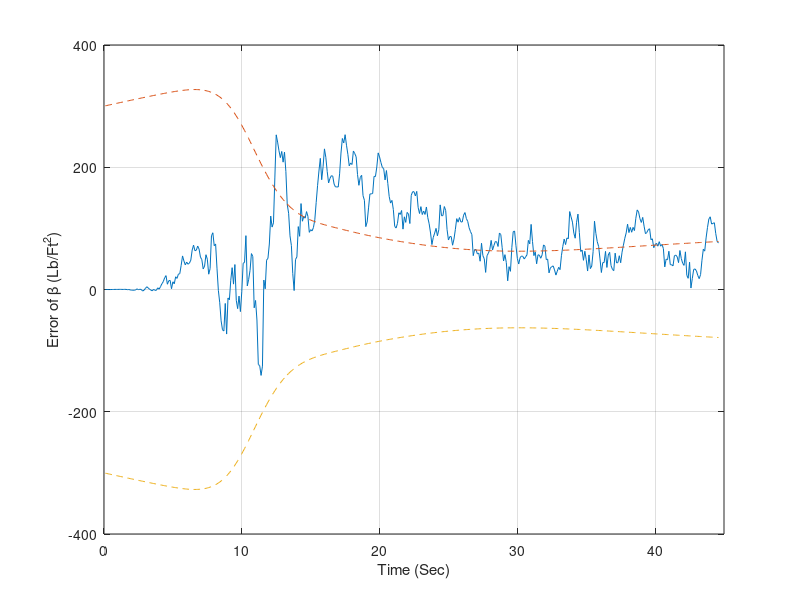

Source code (MATLAB):
X=200000;
XD=-6000;
BETA=500;
XNOM=200000;
XDNOM=-6000;
BETANOM=800;
ORDER=3;
TS=0.1;
TF=30;
Q33=300^2/TF;
T=0;
S=0;
H=0.001;
SIGNOISE=25;
XH(1,1)=X-XNOM;
XH(2,1)=XD-XDNOM;
XH(3,1)=-300;
count=0;
PHI=zeros(ORDER,ORDER);
P=zeros(ORDER,ORDER);
Q=zeros(ORDER,ORDER);
IDNP=zeros(ORDER,ORDER);
IDNP(1,1)=1;
IDNP(2,2)=1;
IDNP(3,3)=1;
P(1,1)=SIGNOISE*SIGNOISE;
P(2,2)=20000;
P(3,3)=300^2;
HMAT=[1 0 0];
RMAT(1,1)=SIGNOISE^2;
HT=HMAT';
while X>=0
XOLD=X;
XDOLD=XD;
XNOMOLD=XNOM;
XDNOMOLD=XDNOM;
XDD=0.0034*32.2*XD*XD*exp(-X/22000)/(2*BETA)-32.2;
XDDNOM=0.0034*32.2*XDNOM*XDNOM*exp(-XNOM/22000)/(2*BETANOM)-32.2;
X=X+H*XD;
XD=XD+H*XDD;
XNOM=XNOM+H*XDNOM;
XDNOM=XDNOM+H*XDDNOM;
T=T+H;
XDD=0.0034*32.2*XD*XD*exp(-X/22000)/(2.*BETA)-32.2;
XDDNOM=0.0034*32.2*XDNOM*XDNOM*exp(-XNOM/22000)/(2*BETANOM)-32.2;
X=0.5*(XOLD+X+H*XD);
XD=0.5*(XDOLD+XD+H*XDD);
XNOM=0.5*(XNOMOLD+XNOM+H*XDNOM);
XDNOM=0.5*(XDNOMOLD+XDNOM+H*XDDNOM);
S=S+H;
if S>=TS
    S=0;
    RHONOM=0.0034*exp(-XNOM/22000);
    F21=-32.2*RHONOM*XDNOM*XDNOM/(2*22000*BETANOM);
    F22=RHONOM*32.2*XDNOM/BETANOM;
    F23=-RHONOM*32.2*XDNOM*XDNOM/(2*BETANOM*BETANOM);
    PHI(1,1)=1;
    PHI(1,2)=TS;
    PHI(2,1)=F21*TS;
    PHI(2,2)=1.+F22*TS;
    PHI(2,3)=F23*TS;
    PHI(3,3)=1;
    Q(2,2)=F23*F23*Q33*TS*TS*TS/3;
    Q(2,3)=F23*Q33*TS*TS/2;
    Q(3,2)=Q(2,3);
    Q(3,3)=Q33*TS;
    PHIT=PHI';
    PHIP=PHI*P;
    PHIPPHIT=PHIP*PHIT;
    M=PHIPPHIT+Q;
    HM=HMAT*M;
    HMHT=HM*HT;
    HMHTR=HMHT+RMAT;
    HMHTRINV=inv(HMHTR);
    MHT=M*HT;
    K=MHT*HMHTRINV;
    KH=K*HMAT;
    IKH=IDNP-KH;
    P=IKH*M;
    XNOISE=SIGNOISE*randn;
    DELX=X-XNOM;
    MEAS(1,1)=DELX+XNOISE;
    PHIXH=PHI*XH;
    HPHIXH=HMAT*PHIXH;
    RES=MEAS-HPHIXH;
    KRES=K*RES;
    XH=PHIXH+KRES;
    DELXH=XH(1,1);
    DELXDH=XH(2,1);
    DELBETAH=XH(3,1);
    XHH=XNOM+DELXH;
    XDH=XDNOM+DELXDH;
    BETAH=BETANOM+DELBETAH;
    ERRX=X-XHH;  
    SP11=sqrt(P(1,1));  
    ERRXD=XD-XDH;  
    SP22=sqrt(P(2,2));  
    ERRBETA=BETA-BETAH;  
    SP33=sqrt(P(3,3));  
    SP11P=-SP11;  
    SP22P=-SP22;  
    SP33P=-SP33;

    count=count+1;  
    ArrayT(count)=T;
    ArrayBETA(count)=BETA;
    ArrayBETAH(count)=BETAH;
    ArrayERRBETA(count)=ERRBETA;
    ArraySP33(count)=SP33;
    ArraySP33P(count)=SP33P;

end
end
    
plot(ArrayT,ArrayBETAH)
hold on;
plot(ArrayT,ArrayBETA,'--')
hold off;
grid on;
xlabel('Time (Sec)');
ylabel('Ballistic coefficient (Lb/Ft^2)');
axis([0 45 0 800]);

plot(ArrayT,ArrayERRBETA)
hold on;
plot(ArrayT,ArraySP33,'--')
plot(ArrayT,ArraySP33P,'--')
hold off;
grid on;
xlabel('Time (Sec)');
ylabel('Error of β (Lb/Ft^2)');
axis([0 45 -400 400]);

